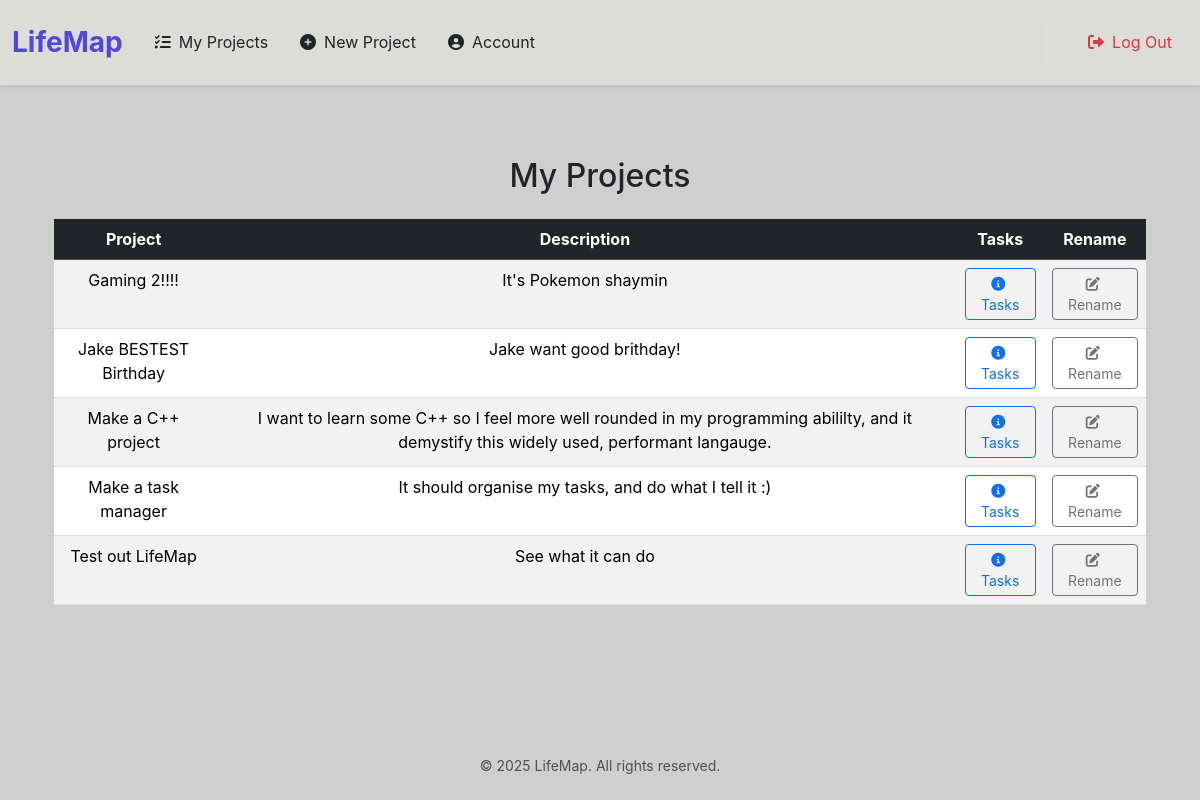
The page /projects (signed in) on the database as committed earlier.
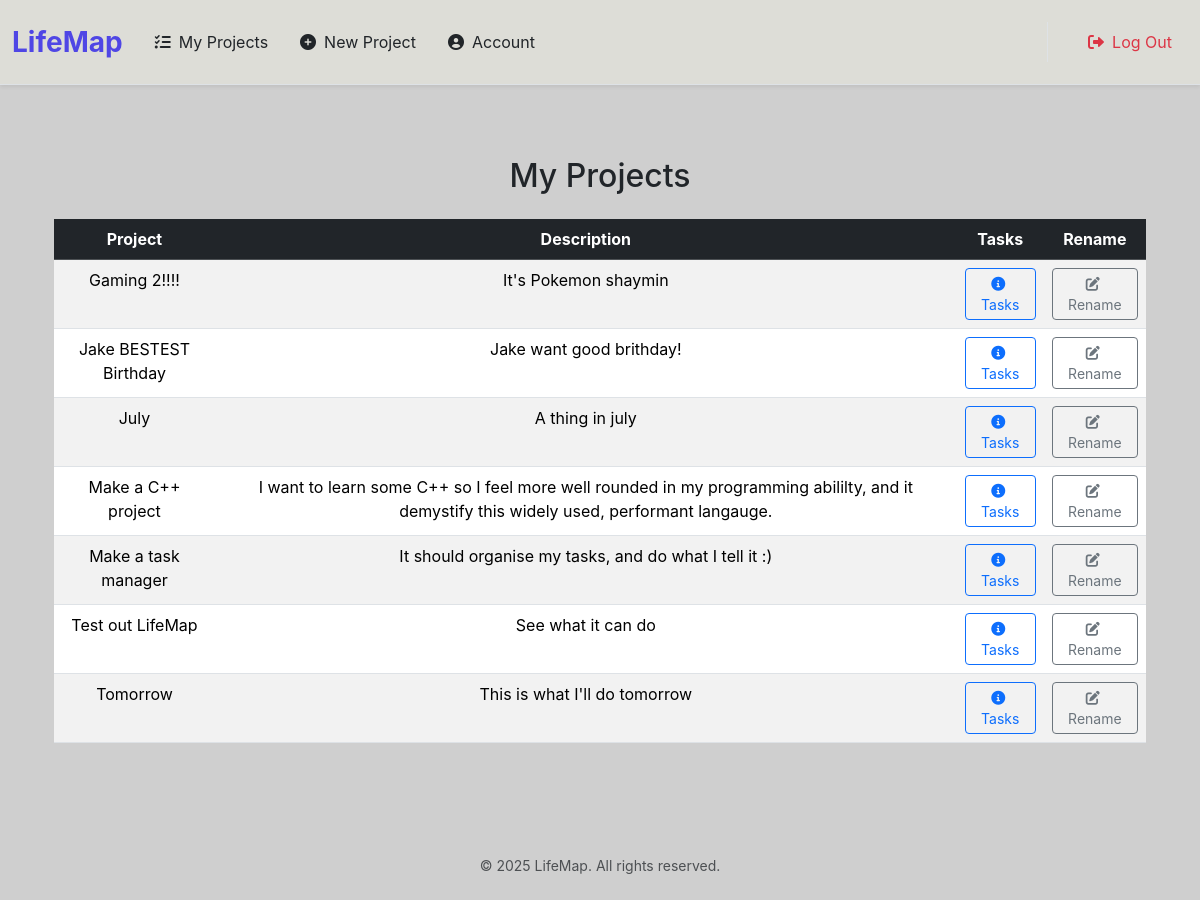
The same page on the database as committed later.
### tables this page shows
CREATE TABLE projects (
    project_id INTEGER PRIMARY KEY AUTOINCREMENT,
    user_id INTEGER NOT NULL,
    name TEXT NOT NULL,
    description TEXT,
    start_date TEXT,
    end_date TEXT,
    status TEXT DEFAULT 'Active',
    created_at TEXT DEFAULT CURRENT_TIMESTAMP,
    updated_at TEXT DEFAULT CURRENT_TIMESTAMP,
    FOREIGN KEY (user_id) REFERENCES users(user_id) ON DELETE CASCADE
);

### app.py (the view)
@app.route("/projects", methods=["GET","POST"])
@login_required
def projects_list():
    if request.method == "GET":
        conn = get_db()
        cursor = conn.cursor()
        user_id = session["user_id"]
        cursor.execute("""SELECT *
                          FROM projects
                          WHERE user_id = ?
                          ORDER BY name ASC""", (user_id,)) # Order projects by name
        rows = cursor.fetchall()
        rows_list = []
        for row in rows:
            rows_list.append(dict(row)) # Convert each Row object to a dict
        print(rows_list,"\n\n\n\n\n\n\n")
        return render_template("projects.html", projects=rows_list) # Renamed 'rows' to 'projects' for clarity
    else:
        return error_page("You shouldn't have done that.") # More descriptive apology

### app.py (called while the page is built)
def get_db():
    if 'lifemap_db' not in g: # Use a different key for LifeMap DB
        g.lifemap_db = sqlite3.connect("LifeMap.db")
        g.lifemap_db.row_factory = sqlite3.Row # This will allow you to access columns by name
    return g.lifemap_db

@app.after_request
def after_request(response):
    response.headers["Cache-Control"] = "no-cache, no-store, must-revalidate"
    response.headers["Expires"] = 0
    response.headers["Pragma"] = "no-cache"
    return response

### helpers.py (called while the page is built)
def login_required(f):
    @wraps(f)
    def decorated_function(*args, **kwargs):
        if session.get("user_id") is None:
            return redirect("/login")
        return f(*args, **kwargs)
    return decorated_function

### templates/projects.html (shortened to what this page needs)
{% extends "layout.html" %}
{% block main %}
    <div class="container my-4">
        <h2 class="mb-4">My Projects</h2>
        <div class="table-responsive">
            <table class="table table-hover table-striped">
                <thead class="table-dark">
                    <tr>
                        <th scope="col">Project</th>
                        <th scope="col">Description</th>
                        <th scope="col">Tasks</th>
                        <th scope="col">Rename</th>
                    </tr>
                </thead>
                <tbody>
                    {% for row in projects %}
                    <tr>
                        <td> {{ row["name"] }} </td>
                        <td> {{ row["description"] }} </td>
                        <td>
                            <button class="details-button btn btn-sm btn-outline-primary" data-project-id="{{ row["project_id"] }}">
                                <i class="fas fa-info-circle me-1"></i> Tasks
                            </button>
                        </td>
                        <td>
                            <button class="edit-button btn btn-sm btn-outline-secondary" data-project-id="{{ row["project_id"] }}">
                                <i class="fas fa-edit me-1"></i> Rename
                            </button>
                        </td>
                    </tr>
                    {% endfor %}
                </tbody>
            </table>
        </div>
    </div>
{% endblock %}

### templates/layout.html (shortened to what this page needs)
<!DOCTYPE html>
<html lang="en">
<head>
    <link href="https://cdn.jsdelivr.net/npm/bootstrap@5.3.3/dist/css/bootstrap.min.css" rel="stylesheet" xintegrity="sha384-QWTKZyjpPEjISv5WaRU9OFeRpok6YctnYmDr5pNlyT2bRjXh0JMhjY6hW+ALEwIH">
    <link href="https://cdnjs.cloudflare.com/ajax/libs/font-awesome/6.0.0-beta3/css/all.min.css" rel="stylesheet">
</head>
<body id="bg" class="d-flex flex-column min-vh-100">
    <nav id="bgg" class="navbar navbar-expand-md navbar-light shadow-sm border-bottom py-3">
        <div class="container-fluid">
            <a class="navbar-brand text-gradient fs-3 fw-bolder" href="/">
                LifeMap
            </a>
            <div class="collapse navbar-collapse" id="navbarCollapse">
                {% if session["user_id"] %}
                    <ul class="navbar-nav me-auto mb-2 mb-md-0">
                        <li class="nav-item"><a class="nav-link text-dark py-2 px-3 d-flex align-items-center" href="/projects"><i class="fas fa-list-check me-2"></i> My Projects</a></li>
                        <li class="nav-item"><a class="nav-link text-dark py-2 px-3 d-flex align-items-center" href="/newProject"><i class="fas fa-plus-circle me-2"></i> New Project</a></li>
                        <li class="nav-item"><a class="nav-link text-dark py-2 px-3 d-flex align-items-center" href="/account"><i class="fas fa-user-circle me-2"></i> Account</a></li>
                    </ul>
                    <ul class="navbar-nav ms-auto mb-2 mb-md-0 border-start border-md-0 border-gray-200 ps-md-4">
                        <li class="nav-item"><a class="nav-link text-danger py-2 px-3 d-flex align-items-center" href="/logout"><i class="fas fa-sign-out-alt me-2"></i> Log Out</a></li>
                    </ul>
                {% endif %}
            </div>
        </div>
    </nav>
    <main class="flex-grow-1 container-xl py-5 text-center">
        {% block main %}{% endblock %}
    </main>
    <footer id="bg" class="mt-auto py-4 text-center text-muted small">
        &copy; 2025 LifeMap. All rights reserved.
    </footer>
</body>
</html>

### templates/layout.html (style rules this page uses)
body { font-family: 'Inter', sans-serif; background-color: #f8f9fa; display: flex; flex-direction: column; min-height: 100vh; }
.text-gradient { color: #4f46e5; font-weight: bold; }
.navbar-nav .nav-link { transition: background-color 0.2s ease-in-out, color 0.2s ease-in-out; }
#bg { background-color: #cfcfcf }
#bgg { background-color:rgb(221, 221, 215) }

Rows that differ between the two databases and show on the page:
added projects: name "July", description "A thing in july"
added projects: name "Tomorrow", description "This is what I'll do tomorrow"
